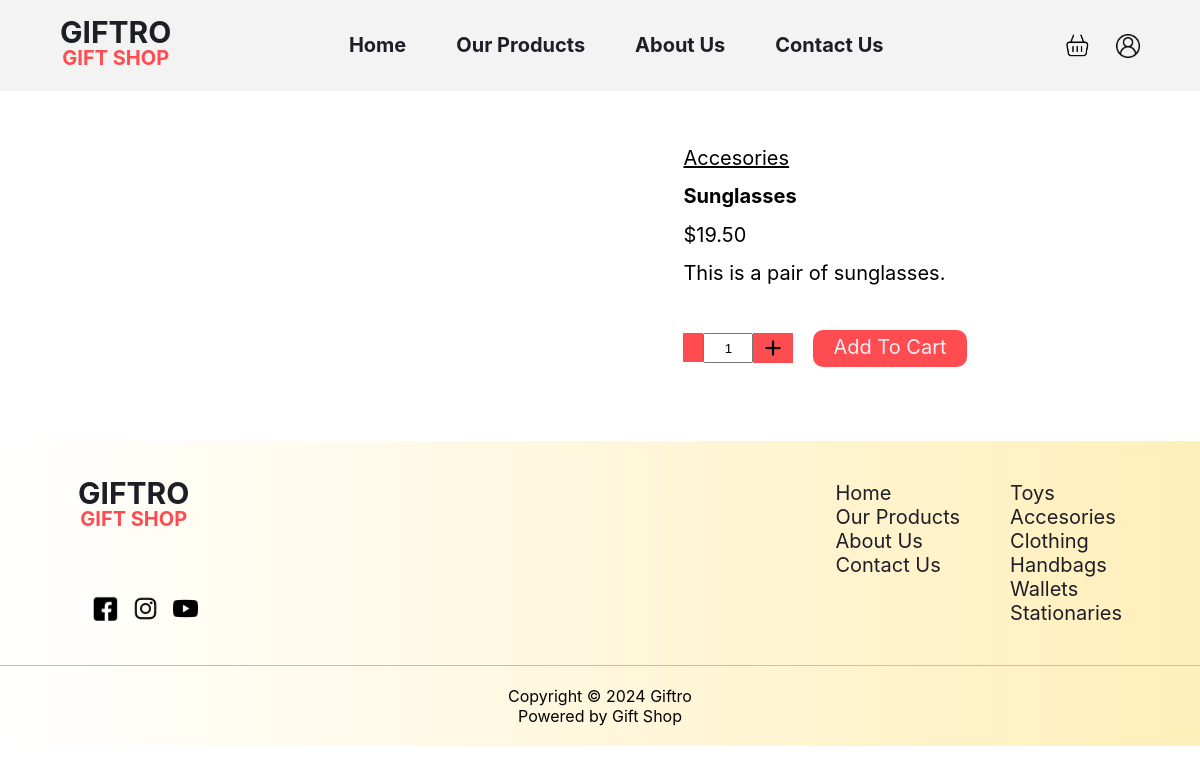
Screenshot of /products/item.php?id=1 with the database file from the repository.
### tables this page shows
CREATE TABLE `categories` (
  `catId` int(11) NOT NULL,
  `catName` varchar(130) NOT NULL,
  `catImg` varchar(130) DEFAULT NULL
);

CREATE TABLE `items` (
  `itemsId` int(11) NOT NULL,
  `itemsImg` varchar(1000) NOT NULL,
  `itemsName` varchar(200) NOT NULL,
  `itemsDesc` mediumtext NOT NULL,
  `itemsPrice` decimal(10,2) NOT NULL,
  `isNew` bit(1) NOT NULL DEFAULT b'0',
  `catId` int(11) DEFAULT NULL
);

### products/item.php (the view, shortened to what this page needs)
<?php require_once("../includes/db.php"); ?>
<!DOCTYPE html>
<html lang="en">
<head>
    <link rel="stylesheet" href="../css/main.css">
</head>
<body>
    <?php include("../includes/header.php") ?>
    <?php
        if(!empty($_GET['id'])){
            $queryItemP = "select * from items where itemsId = ".$_GET['id']."";
            $rowItemP = $conn->query($queryItemP);
            $rowsItemP = mysqli_fetch_assoc($rowItemP);
            if(!empty($rowsItemP['itemsName'])){
                $queryCP = "select * from categories where catId = ?";
                $stmt = $conn->prepare($queryCP);
                $id = $rowsItemP['catId'];
                $stmt->bind_param("s", $id);
                $stmt->execute();
                $result = $stmt->get_result();
                $rowCP = mysqli_fetch_assoc($result);
    ?>
    <div class="item-wrapper">
        <div class="item-content">
            <p class="item-cat"><u><?php echo $rowCP['catName'] ?></u></p>
            <p class="item-name"><b><?php echo $rowsItemP['itemsName'] ?></b></p>
            <p class="item-price">$<?php echo $rowsItemP['itemsPrice'] ?></p>
            <p class="item-desc"><?php echo $rowsItemP['itemsDesc'] ?></p>
            <form action="../includes/cart.include.php" method="post" class="form-group">
                <div class="input-group">
                    <div class="input-group-btn">
                        <div id="down" class="btn btn-default" onclick=" down('1')"><img class="btn-img" src="../img/minus.png" alt=""></div>
                    </div>
                    <input type="number" id="myNumber" class="form-control input-number" name="amount" value="1" />
                    <div class="input-group-btn">
                        <div id="up" class="btn btn-default" onclick="up('10')"><img class="btn-img" src="../img/plus.png" alt=""></div>
                    </div>
                </div>
                <?php
                    if(isset($_SESSION['username'])){
                        echo '<input name="submit" class="btn addto-btn" type="submit" value="Add To Cart">';
                    }else{
                        echo '<div name="submit" class="btn addto-btn" onclick="profilePopup()">Add To Cart</div>';
                    }
                ?>
            </form>
        </div>
    </div>
    <?php  }else{
        echo "<center style='margin-top:20px;margin-bottom:20px'>Why are you modifying the URL?!</center>";  } }
        else{
        echo "<center style='margin-top:20px;margin-bottom:20px'>Why are you modifying the URL?!</center>";
    }
    ?>
    <?php include("../includes/footer.php"); ?>
</body>
</html>

### includes/header.php (shortened to what this page needs)
<header>
    <div class="header-div">
        <a style="text-decoration: none" href="/webdev"><div class="main-logo">
            <p class="logo logo-grey">GIFTRO</p>
            <p class="sub-logo logo-red">GIFT SHOP</p>
        </div></a>
        <ul class="nav">
            <li><a class="nav-links" href="/webdev">Home</a></li>
            <li><a class="nav-links" href="/webdev/products">Our Products</a></li>
            <li><a class="nav-links" href="/webdev/about">About Us</a></li>
            <li><a class="nav-links" href="/webdev/contact">Contact Us</a></li>
        </ul>
        <div class="icons">
            <?php
                if(isset($_SESSION["username"])){
                    echo '<a href="/webdev/cart"><img class="icon cart-icon" src="'; ?> <?php if(file_exists('img/cart.png')){echo "img/cart.png";} else{echo "../img/cart.png";} ?> <?php echo '" alt="cart icon"></a>';
                } else{
                    echo '<img onclick="profilePopup()" class="icon cart-icon" src="'; ?> <?php if(file_exists('img/cart.png')){echo "img/cart.png";} else{echo "../img/cart.png";} ?> <?php echo '" alt="cart icon">';
                }
            ?>
            <img onclick="<?php if(isset($_SESSION['userid'])){echo 'logoutPopup()';} else{echo 'profilePopup()';} ?>" class="icon profile-icon" src="<?php if(file_exists('img/prof.png')){echo "img/prof.png";} else{echo "../img/prof.png";} ?>" alt="cart icon">
        </div>
    </div>
</header>

### includes/footer.php (shortened to what this page needs)
<div class="bottom-section">
    <div class="section-foot">
        <footer>
            <div class="footer-div">
                <div class="footer-left">
                    <a style="text-decoration: none" href="/webdev"><div class="main-logo">
                        <p class="logo logo-grey">GIFTRO</p>
                        <p class="sub-logo logo-red">GIFT SHOP</p>
                    </div></a>
                    <ul class="footer-nav-social">
                        <li><a target="_blank" class="foot-nav-icons" href="https://www.facebook.com/"><img src="<?php if(file_exists('img/facebook.png')){echo "img/facebook.png";} else{echo "../img/facebook.png";} ?>" alt="" class="footer-icon"></a></li>
                        <li><a target="_blank" class="foot-nav-icons" href="https://www.instagram.com/"><img src="<?php if(file_exists('img/insta.png')){echo "img/insta.png";} else{echo "../img/insta.png";} ?>" alt="" class="footer-icon"></a></li>
                        <li><a target="_blank" class="foot-nav-icons" href="https://www.youtube.com/"><img src="<?php if(file_exists('img/youtube.png')){echo "img/youtube.png";} else{echo "../img/youtube.png";} ?>" alt="" class="footer-icon"></a></li>
                    </ul>
                </div>
                <div class="footer-lists">
                    <ul class="footer-nav">
                        <li><a class="foot-nav-links" href="/webdev">Home</a></li>
                        <li><a class="foot-nav-links" href="/webdev/products">Our Products</a></li>
                        <li><a class="foot-nav-links" href="/webdev/about">About Us</a></li>
                        <li><a class="foot-nav-links" href="/webdev/contact">Contact Us</a></li>
                    </ul>
                    <?php
                        $queryCat = "SELECT * FROM categories";
                        $rows = $conn->query($queryCat);
                        $rowCat = mysqli_fetch_all($rows, MYSQLI_ASSOC);
                    ?>
                    <ul class="footer-nav">
                    <?php foreach ($rowCat as $key => $val) { ?>
                        <li><a class="foot-nav-links" href="/webdev/products/?cat=<?php echo  $val['catId'] ?>"><?php echo $val['catName'] ?></a></li>
                        <?php } ?>
                    </ul>
                </div>
            </div>
        </footer>
    </div>
    <section class="footer-section">
        <div class="footer-inner-sec">
            <p class="footer-word">Copyright © 2024 Giftro<br>Powered by Gift Shop</p>
        </div>
    </section>
</div>

### css/main.css (style rules this page uses)
* { box-sizing: border-box; margin: 0; padding: 0; }
header { position: sticky; top: 0; left: 0; background-color: var(--ligher-grey); z-index: 1000; }
.header-div { display: flex; justify-content: space-between; align-items: center; padding: 20px 0; width:calc(100% - 10%); margin: auto; }
.btn-img { width: 20px; }
.input-group { display: flex; }
.logo { font-size: 30px; font-family: var(--font-sanserif); font-weight: 700; }
.sub-logo { font-size: 20px; font-family: var(--font-sanserif); font-weight: 700; }
.logo-red { color: var(--red); }
.logo-grey { color: var(--grey); }
.main-logo { line-height: 1.6em; text-align: center; text-decoration: none; }
.nav { display: flex; list-style: none; gap: 50px; flex-wrap: wrap; font-size: 15px; font-weight: 700; font-family: var(--font-sanserif); }
.icon { width: 35px; }
.profile-icon { width: 24px; }
.icons { display: flex; gap: 20px; justify-content: center; align-items: center; }
.bottom-section, .footer-section { background: #FFEFBA; background: -webkit-linear-gradient(to right, #FFFFFF, #FFEFBA); background: linear-gradient(to right, #FFFFFF, #FFEFBA); }
.btn { padding: 15px 30px 18px 30px; border-radius: 10px; font-size: 20px; font-family: var(--font-sanserif); background-color: var(--red); color: var(--blueish-grey); text-decoration: none; box-shadow: rgba(0, 0, 0, 0.19) 0px 10px 20px, rgba(0, 0, 0, 0.23) 0px 6px 6px; border: none; }
.nav-links { color: var(--grey); text-decoration: none; font-size: 20px; }
.nav-links::after { content:''; width: 0%; height: 2px; background: var(--grey); display: block; margin: auto; transition: 0.25s; }
.footer-div { padding: 40px 0; display: flex; justify-content: space-between; align-items: top; gap: 20px; }
.section-foot { width:calc(100% - 13%); margin: auto; }
.footer-nav { list-style: none; font-family: var(--font-sanserif); }
.footer-lists { display: flex; gap: 50px; }
.footer-section { border-top: 1px solid #c0c0c0; }
.foot-nav-links { text-decoration: none; font-size: 20px; color: var(--grey); }
.footer-inner-sec { padding: 20px 20px; text-align: center; }
.footer-left { display: flex; flex-direction: column; justify-content: space-between; align-items: start; }
.footer-icon { width: 25px; }
.footer-word { font-family: var(--font-sanserif); }
.footer-nav-social { margin-top: 20px; display: flex; list-style-type: none; gap: 15px; }
.btn-default { padding: 0; padding: 5px 10px 0px 10px; border-radius: 0; border: none; box-shadow: none; }
input[type=number] { appearance: textfield; }
#myNumber { width: 50px; text-align: center; }
.item-wrapper { display: flex; flex-wrap: wrap; gap: 50px; width:calc(100% - 13%); margin: auto; padding-bottom: 60px; padding-top: 40px; justify-content: center; align-items: center; }
.item-content { display: flex; flex-direction: column; justify-content: space-evenly; align-items: flex-start; height: 250px; font-family: var(--font-sanserif); font-size: 20px; }
.addto-btn { padding-top: 5px; padding-bottom: 8px; padding-left: 20px; padding-right: 20px; box-shadow: none; }
.form-group { display: flex; gap: 20px; align-items: center; justify-content: center; margin-top: 30px; flex-wrap: wrap; }

### css/var.css (style rules this page uses)
:root { --grey: #1e1e27; --light-grey: #51545f; --ligher-grey: #f3f3f3; --blueish-grey: #eceff6; --red: #fe4c50; --dark-red: #ff2d31; --green: #51a042; --font-sanserif: -apple-system,BlinkMacSystemFont,"Segoe UI",Roboto,"Helvetica Neue",Arial,sans-serif,"Apple Color Emoji","Segoe UI Emoji","Segoe UI Symbol"; --font-monospace: "SFMono-Regular",Menlo,Monaco,Consolas,"Liberation Mono","Courier New",monospace; }

### rows the page displays
categories: catName "Accesories"
items: itemsName "Sunglasses", itemsPrice "19.50", itemsDesc "This is a pair of sunglasses."
categories: catName "Toys"
categories: catName "Clothing"
categories: catName "Handbags"
categories: catName "Wallets"
categories: catName "Stationaries"
